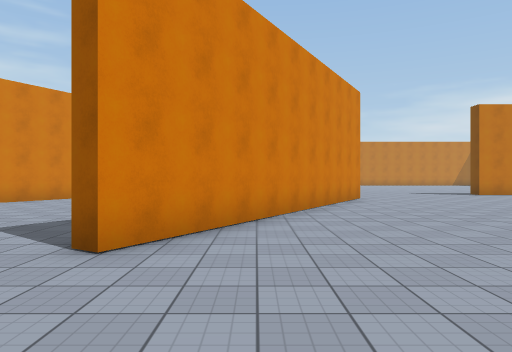
[1] (above)

24 first-person views from a walk through a scene from a Unity 3-D project. The camera is 1.5 m above the floor, looks level and sees 70° across. The floor is counted in squares, 2 m on a side. Each view is taken from the middle of a square. On the plan, view 1 faces up. The plan holds only what a view shows up to about 11 squares ahead; the rest is blank. The place goes on beyond the plan. The player character is not drawn. Surface patterns are stand-ins for the level's own textures.

[2]
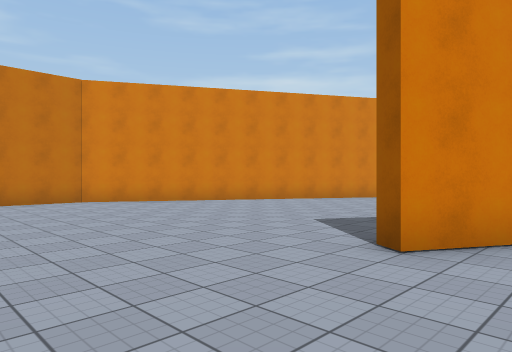

[3]
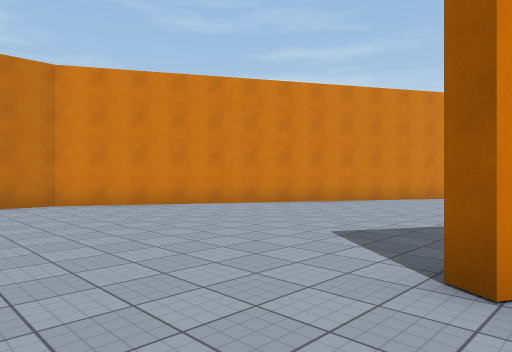

[4]
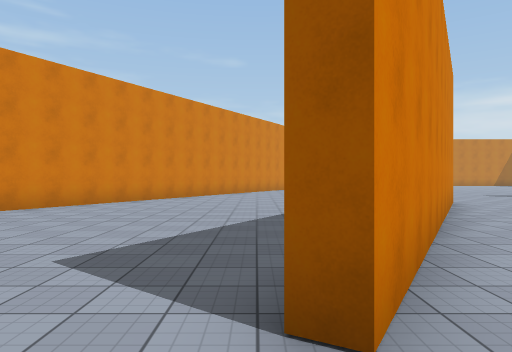

[5]
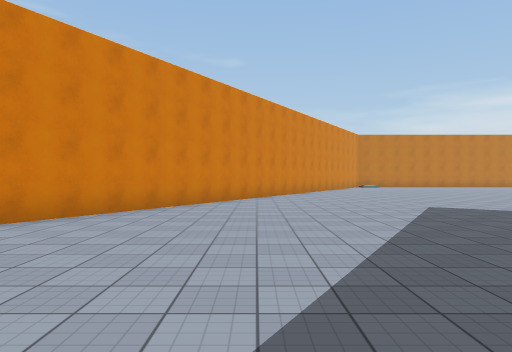

[6]
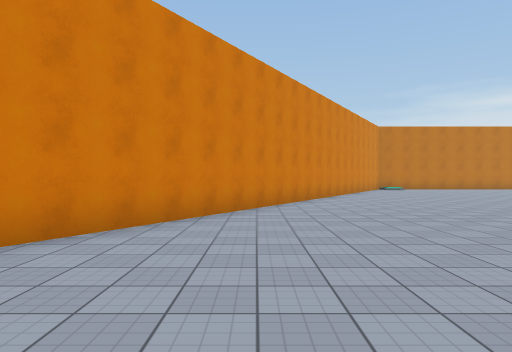

[7]
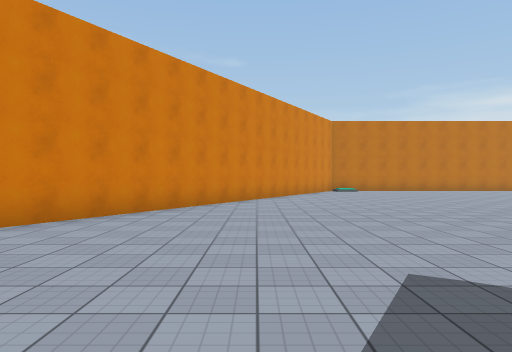

[8]
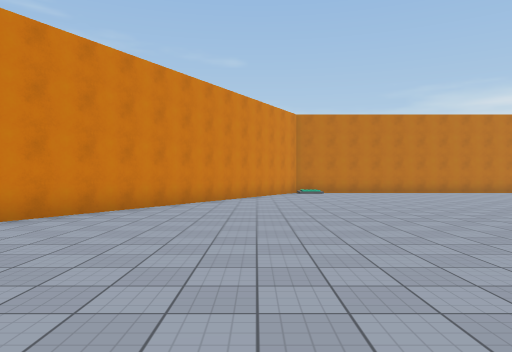

[9]
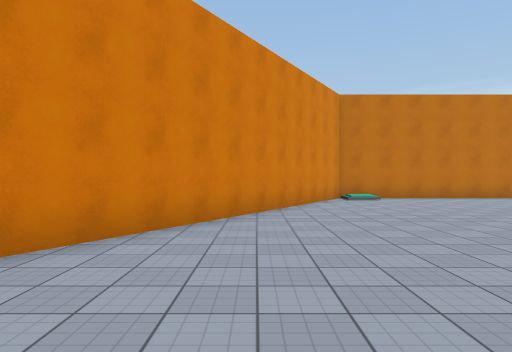

[10]
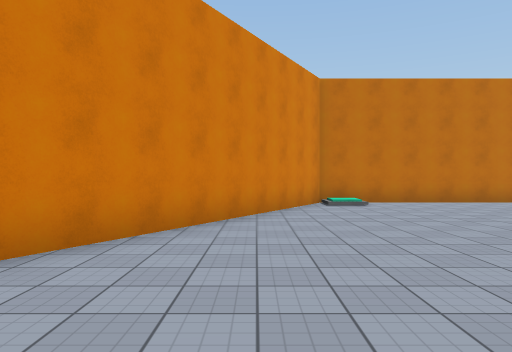

[11]
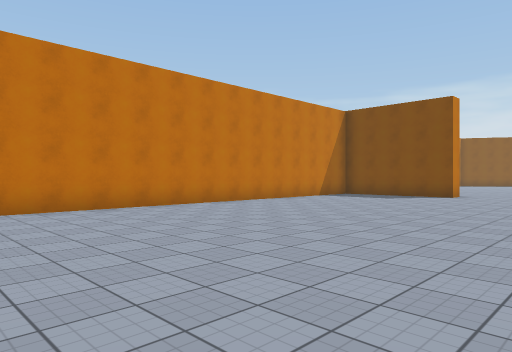

[12]
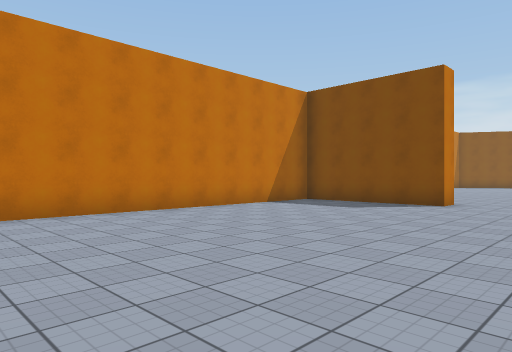

[13]
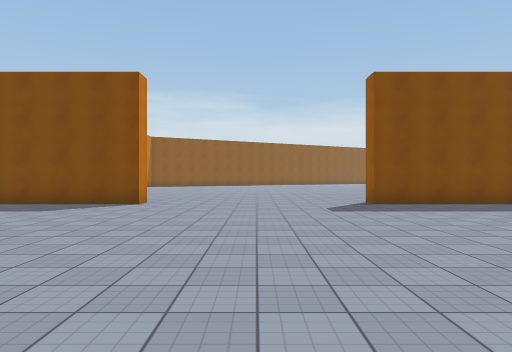

[14]
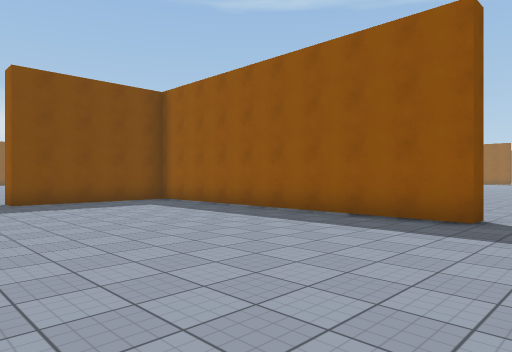

[15]
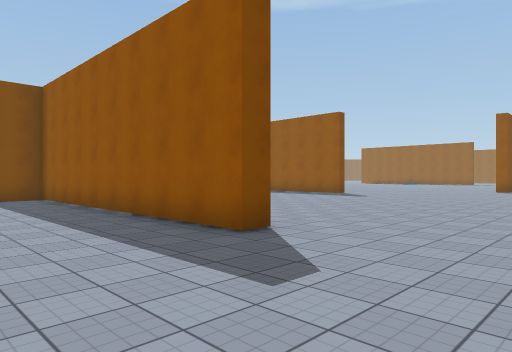

[16]
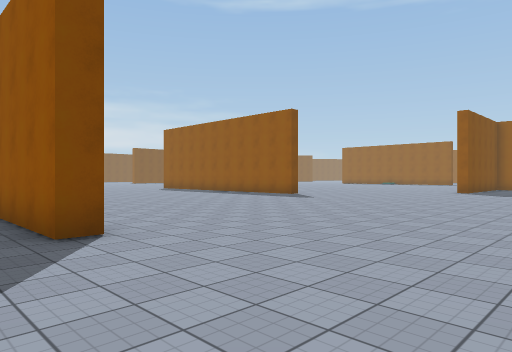

[17]
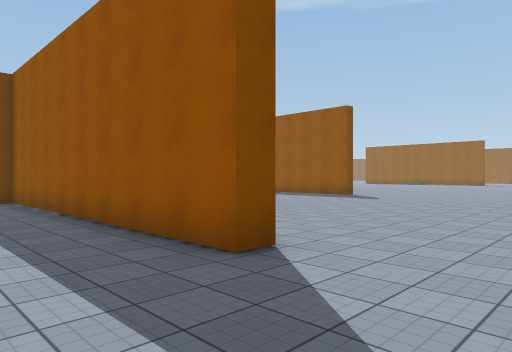

[18]
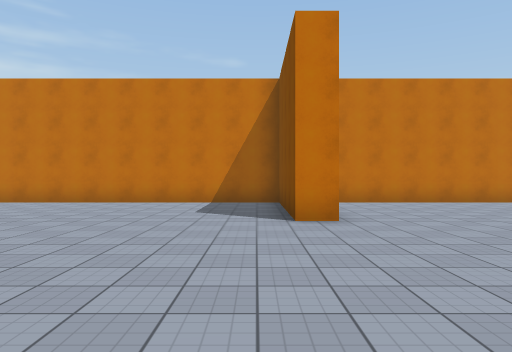

[19]
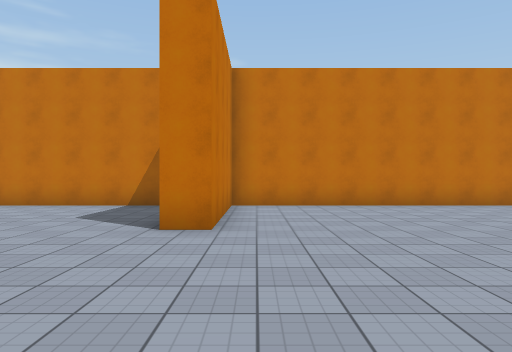

[20]
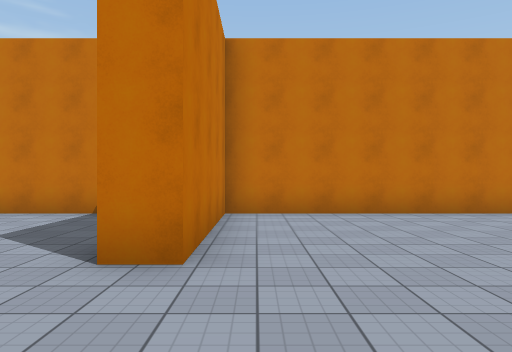

[21]
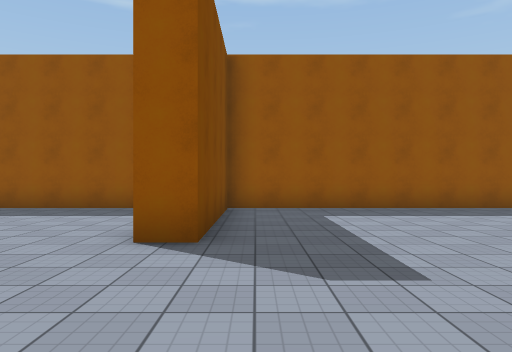

[22]
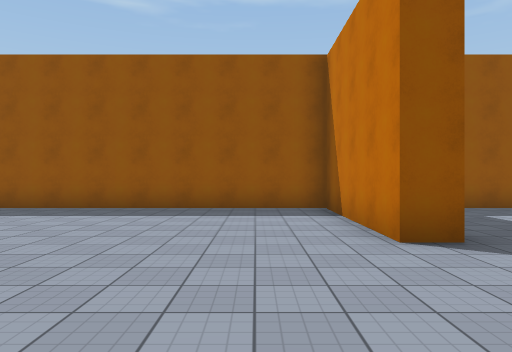

[23]
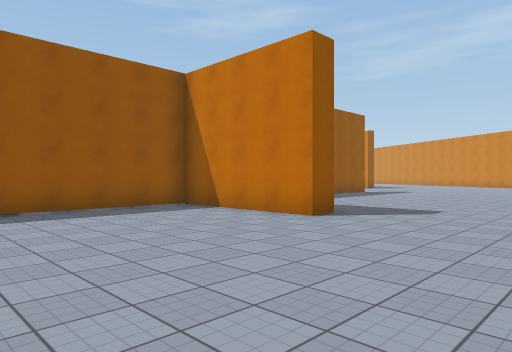

[24]
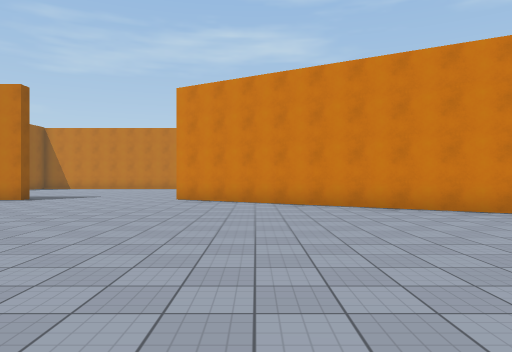

### Floor plan
Points are (right, up) in squares from view 1. A wall is a line through its corners. A room is listed if a view was taken in it or the views show most of it. See-through windows are left out.
Room 1 (views 1, 2, 3, 4, 5, 6, 7, 8, 9, 10, 11, 12, 13, 14, 15, 16, 17, 18, 19, 20, 21, 22, 23, 24)
walls: (8.6, 14) (8.6, 14.7) (17.7, 14.7) (17.7, 18.9) (18.4, 18.9) (18.4, 14.7) (24.5, 14.7); (3.4, 12.1) (-1.5, 3.5) (-2, 3.8); (17.8, 29.3) (3.8, 29.3) (-10.9, 3.9) (-10.9, 1.9); (24.5, 29.3) (18.4, 29.3) (18.4, 25.1) (17.7, 25.1) (17.7, 29)

Where each view was taken, in squares from view 1:
view 1: 0 up, 0 right, facing up
view 2: 0 up, 0 right, facing up-left
view 3: 1 up, 1 left, facing up-left
view 4: 2 up, 2 left, facing up
view 5: 5 up, 3 left, facing up
view 6: 9 up, 3 left, facing up
view 7: 11 up, 0 right, facing up
view 8: 13 up, 2 right, facing up
view 9: 17 up, 1 right, facing up
view 10: 19 up, 2 right, facing up
view 11: 21 up, 4 right, facing up-right
view 12: 22 up, 8 right, facing up-right
view 13: 22 up, 8 right, facing right
view 14: 21 up, 7 right, facing down-right
view 15: 18 up, 5 right, facing down-right
view 16: 16 up, 4 right, facing down-right
view 17: 17 up, 6 right, facing down-right
view 18: 19 up, 17 right, facing up
view 19: 20 up, 19 right, facing up
view 20: 22 up, 19 right, facing up
view 21: 23 up, 17 right, facing down
view 22: 23 up, 20 right, facing down
view 23: 23 up, 24 right, facing down-left
view 24: 6 up, 10 right, facing left
